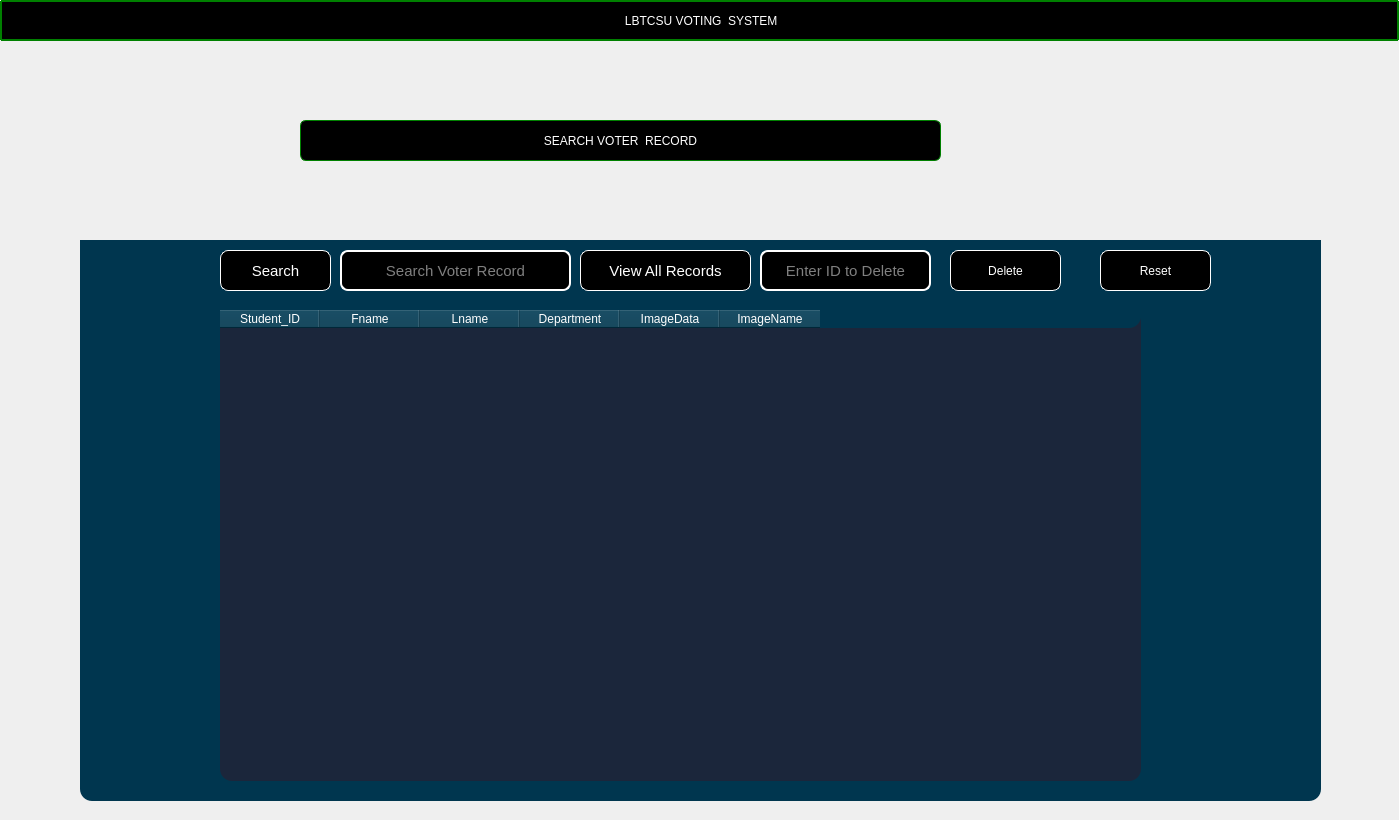
<?xml version="1.0" encoding="UTF-8"?>
<ui version="4.0">
 <class>RegisterVoter</class>
 <widget class="QDialog" name="RegisterVoter">
  <property name="geometry">
   <rect>
    <x>0</x>
    <y>0</y>
    <width>1399</width>
    <height>820</height>
   </rect>
  </property>
  <property name="windowTitle">
   <string>Dialog</string>
  </property>
  <widget class="QPushButton" name="btn_Candidate_back">
   <property name="geometry">
    <rect>
     <x>1740</x>
     <y>210</y>
     <width>91</width>
     <height>41</height>
    </rect>
   </property>
   <property name="styleSheet">
    <string notr="true">    
QPushButton{
                    color: rgb(255, 255, 255);
                    border:2px solid green;
                    border-radius: 8px;
                    padding: 0 8px;
                    background-color: rgb(255, 267, 245);
                    font: 500 11pt ;
                   

}

 </string>
   </property>
   <property name="text">
    <string>Back</string>
   </property>
   <property name="icon">
    <iconset theme="QIcon::ThemeIcon::GoHome"/>
   </property>
  </widget>
  <widget class="QPushButton" name="pushButton_2">
   <property name="geometry">
    <rect>
     <x>0</x>
     <y>0</y>
     <width>1399</width>
     <height>41</height>
    </rect>
   </property>
   <property name="styleSheet">
    <string notr="true">    
QPushButton{
                    color: rgb(255, 255, 255);
                    border:2px solid green;
                    border-radius: 1px;
                    padding: 0 8px;
                    background-color: rgb(255, 267, 245);
                    font: 500 11pt ;
                   

}

 </string>
   </property>
   <property name="text">
    <string> LBTCSU VOTING  SYSTEM</string>
   </property>
  </widget>
  <widget class="QPushButton" name="StudentRegistration_2">
   <property name="geometry">
    <rect>
     <x>300</x>
     <y>120</y>
     <width>641</width>
     <height>41</height>
    </rect>
   </property>
   <property name="styleSheet">
    <string notr="true">     
QPushButton{
                    color: rgb(255, 255, 255);
                    border:1px solid green;
                    border-radius: 6px;
                    padding: 0 8px;
                    background-color: rgb(255, 267, 245);
                    font: 500 11pt ;
                   

}

 </string>
   </property>
   <property name="text">
    <string>SEARCH VOTER  RECORD</string>
   </property>
  </widget>
  <widget class="QFrame" name="frame_2">
   <property name="geometry">
    <rect>
     <x>80</x>
     <y>240</y>
     <width>1241</width>
     <height>561</height>
    </rect>
   </property>
   <property name="styleSheet">
    <string notr="true">QFrame{
    background-color: rgb(0, 54, 79); /* Your header color */
    border-top-left-radius: 0px;
    border-top-right-radius: 0px;
    border-bottom-left-radius: 12px;
    border-bottom-right-radius: 12px;
    color: white;
}
QTableView {
    background-color: #1B263B;
    color: #FFFFFF;
    selection-background-color: #1B98E0;
    gridline-color: #415A77;
    border-top-left-radius: 12px;
    border-top-right-radius: 12px;
    border-bottom-left-radius: 12px;
    border-bottom-right-radius: 12px;
}
QPushButton {
    background-color: #1B98E0;
    color: white;
    border-radius: 6px;
    padding: 6px 12px;
}
QLineEdit {
    background-color: #2E3A59;
    color: white;
	border-radius: 7px;
	border: 1 solid blue;
}
QComboBox {
	background-color: #2E3A59;
    color: white;
	border-radius: 7px;
	border: 1 solid blue;
}</string>
   </property>
   <property name="frameShape">
    <enum>QFrame::Shape::StyledPanel</enum>
   </property>
   <property name="frameShadow">
    <enum>QFrame::Shadow::Raised</enum>
   </property>
   <widget class="QPushButton" name="btn_search">
    <property name="geometry">
     <rect>
      <x>140</x>
      <y>10</y>
      <width>111</width>
      <height>41</height>
     </rect>
    </property>
    <property name="font">
     <font>
      <pointsize>11</pointsize>
      <italic>false</italic>
      <fontweight>Medium</fontweight>
     </font>
    </property>
    <property name="styleSheet">
     <string notr="true">    
QPushButton{
                    color: rgb(255, 255, 255);
                    border:1px solid white;
                    border-radius: 8px;
                    padding: 0 8px;
                    background-color: rgb(255, 267, 245);
                    font: 500 11pt ;
                   

}

 </string>
    </property>
    <property name="text">
     <string>Search</string>
    </property>
    <property name="checkable">
     <bool>true</bool>
    </property>
   </widget>
   <widget class="QLineEdit" name="txt_Search">
    <property name="geometry">
     <rect>
      <x>260</x>
      <y>10</y>
      <width>231</width>
      <height>41</height>
     </rect>
    </property>
    <property name="font">
     <font>
      <pointsize>11</pointsize>
      <italic>false</italic>
      <fontweight>Medium</fontweight>
     </font>
    </property>
    <property name="styleSheet">
     <string notr="true">    
QLineEdit{
                    color: rgb(255, 255, 255);
                    border:2px solid white;
                    border-radius: 8px;
                    padding: 0 8px;
                    background-color: rgb(255, 267, 245);
                    font: 500 11pt ;
                   

}

 </string>
    </property>
    <property name="alignment">
     <set>Qt::AlignmentFlag::AlignCenter</set>
    </property>
    <property name="placeholderText">
     <string>Search Voter Record</string>
    </property>
   </widget>
   <widget class="QPushButton" name="btn_candidate_view">
    <property name="geometry">
     <rect>
      <x>500</x>
      <y>10</y>
      <width>171</width>
      <height>41</height>
     </rect>
    </property>
    <property name="font">
     <font>
      <pointsize>11</pointsize>
      <italic>false</italic>
      <fontweight>Medium</fontweight>
     </font>
    </property>
    <property name="styleSheet">
     <string notr="true">    
QPushButton{
                    color: rgb(255, 255, 255);
                    border:1px solid white;
                    border-radius: 8px;
                    padding: 0 8px;
                    background-color: rgb(255, 267, 245);
                    font: 500 11pt ;
                   

}

 </string>
    </property>
    <property name="text">
     <string>View All Records</string>
    </property>
    <property name="checkable">
     <bool>true</bool>
    </property>
   </widget>
   <widget class="QPushButton" name="btn_Reset_Candidate_Search">
    <property name="geometry">
     <rect>
      <x>1020</x>
      <y>10</y>
      <width>111</width>
      <height>41</height>
     </rect>
    </property>
    <property name="styleSheet">
     <string notr="true">   
QPushButton{
                    color: rgb(255, 255, 255);
                    border:1px solid white;
                    border-radius: 8px;
                    padding: 0 8px;
                    background-color: rgb(255, 267, 245);
                    font: 500 11pt ;
                   

}

 </string>
    </property>
    <property name="text">
     <string>Reset</string>
    </property>
    <property name="icon">
     <iconset theme="QIcon::ThemeIcon::ViewRestore"/>
    </property>
   </widget>
   <widget class="QTableWidget" name="tableWidget">
    <property name="geometry">
     <rect>
      <x>140</x>
      <y>70</y>
      <width>921</width>
      <height>471</height>
     </rect>
    </property>
    <column>
     <property name="text">
      <string>Student_ID</string>
     </property>
    </column>
    <column>
     <property name="text">
      <string>Fname</string>
     </property>
    </column>
    <column>
     <property name="text">
      <string>Lname</string>
     </property>
    </column>
    <column>
     <property name="text">
      <string>Department</string>
     </property>
    </column>
    <column>
     <property name="text">
      <string>ImageData</string>
     </property>
    </column>
    <column>
     <property name="text">
      <string>ImageName</string>
     </property>
    </column>
   </widget>
   <widget class="QLineEdit" name="txt_Search_ID">
    <property name="geometry">
     <rect>
      <x>680</x>
      <y>10</y>
      <width>171</width>
      <height>41</height>
     </rect>
    </property>
    <property name="font">
     <font>
      <pointsize>11</pointsize>
      <italic>false</italic>
      <fontweight>Medium</fontweight>
     </font>
    </property>
    <property name="styleSheet">
     <string notr="true">    
QLineEdit{
                    color: rgb(255, 255, 255);
                    border:2px solid white;
                    border-radius: 8px;
                    padding: 0 8px;
                    background-color: rgb(255, 267, 245);
                    font: 500 11pt ;
                   

}

 </string>
    </property>
    <property name="alignment">
     <set>Qt::AlignmentFlag::AlignCenter</set>
    </property>
    <property name="placeholderText">
     <string>Enter ID to Delete</string>
    </property>
   </widget>
   <widget class="QPushButton" name="btn_Delete">
    <property name="geometry">
     <rect>
      <x>870</x>
      <y>10</y>
      <width>111</width>
      <height>41</height>
     </rect>
    </property>
    <property name="styleSheet">
     <string notr="true">   
QPushButton{
                    color: rgb(255, 255, 255);
                    border:1px solid white;
                    border-radius: 8px;
                    padding: 0 8px;
                    background-color: rgb(255, 267, 245);
                    font: 500 11pt ;
                   

}

 </string>
    </property>
    <property name="text">
     <string>Delete</string>
    </property>
    <property name="icon">
     <iconset theme="QIcon::ThemeIcon::EditDelete"/>
    </property>
   </widget>
   <zorder>btn_search</zorder>
   <zorder>txt_Search</zorder>
   <zorder>btn_candidate_view</zorder>
   <zorder>tableWidget</zorder>
   <zorder>txt_Search_ID</zorder>
   <zorder>btn_Delete</zorder>
   <zorder>btn_Reset_Candidate_Search</zorder>
  </widget>
 </widget>
 <resources/>
 <connections/>
</ui>
